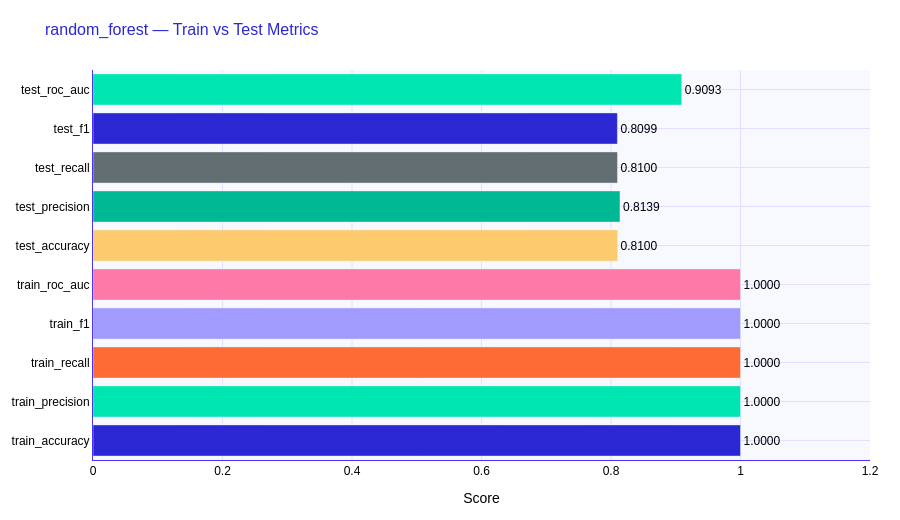

Notebook cell for this chart:
### Code cell
result.plot()
print(f"\nTest AUC  : {result.roc_auc:.4f}")
print(f"Accuracy  : {result.accuracy:.4f}")
print(f"F1 Score  : {result.f1:.4f}")

### Figure 1 — Plotly figure (JSON) as saved in the notebook; plotly's stock layout.template omitted (floating-point values rounded to 4 significant figures)
{"data": [{"marker": {"color": ["#2b28d3", "#00e6b3", "#ff6b35", "#a29bfe", "#fd79a8", "#fdcb6e", "#00b894", "#636e72", "#2b28d3", "#00e6b3"]}, "orientation": "h", "text": ["1.0000", "1.0000", "1.0000", "1.0000", "1.0000", "0.8100", "0.8139", "0.8100", "0.8099", "0.9093"], "textposition": "outside", "type": "bar", "x": [1.0, 1.0, 1.0, 1.0, 1.0, 0.81, 0.8139, 0.81, 0.8099, 0.9093], "y": ["train_accuracy", "train_precision", "train_recall", "train_f1", "train_roc_auc", "test_accuracy", "test_precision", "test_recall", "test_f1", "test_roc_auc"]}], "layout": {"font": {"color": "black", "family": "Arial, sans-serif", "size": 12}, "height": 520, "legend": {"bgcolor": "white", "bordercolor": "#4934ff", "borderwidth": 1}, "margin": {"b": 60, "l": 60, "r": 30, "t": 70}, "paper_bgcolor": "white", "plot_bgcolor": "#f8f9ff", "title": {"font": {"color": "#2b28d3", "size": 16}, "text": "random_forest — Train vs Test Metrics"}, "xaxis": {"gridcolor": "#e0e0ff", "linecolor": "#4934ff", "range": [0, 1.2], "showline": true, "title": {"text": "Score"}}, "yaxis": {"gridcolor": "#e0e0ff", "linecolor": "#4934ff", "showline": true}}}
